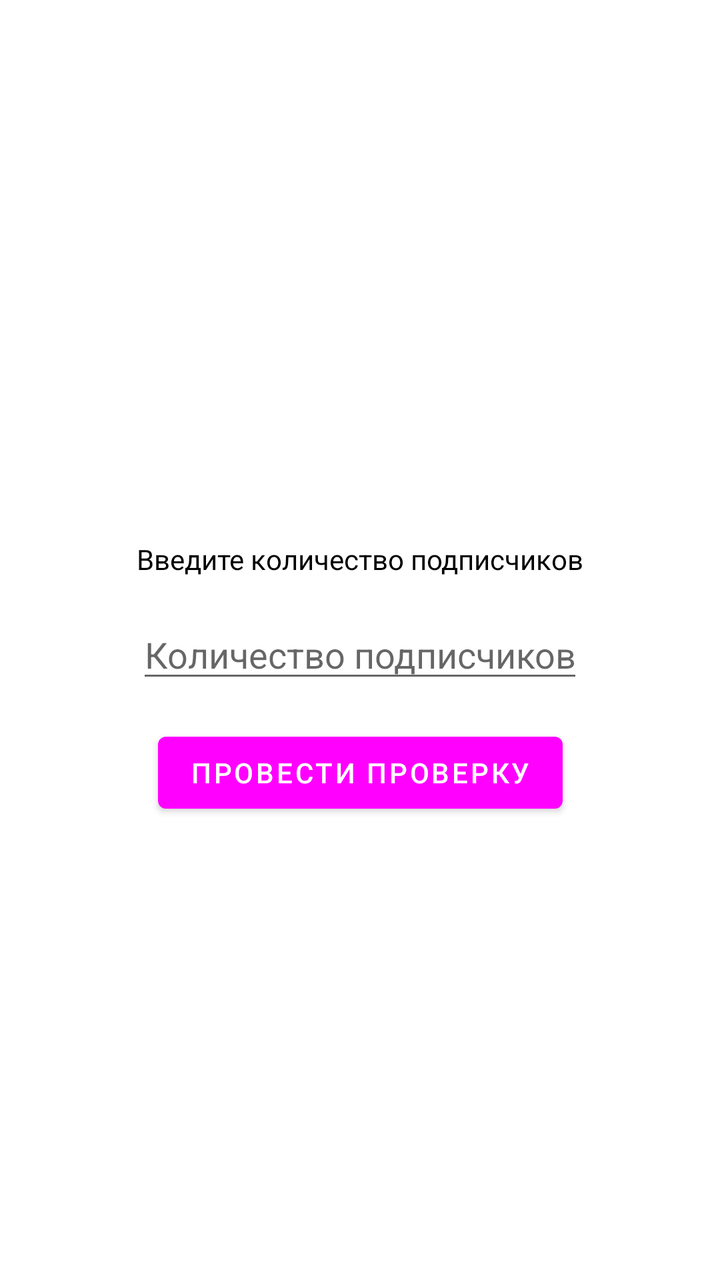
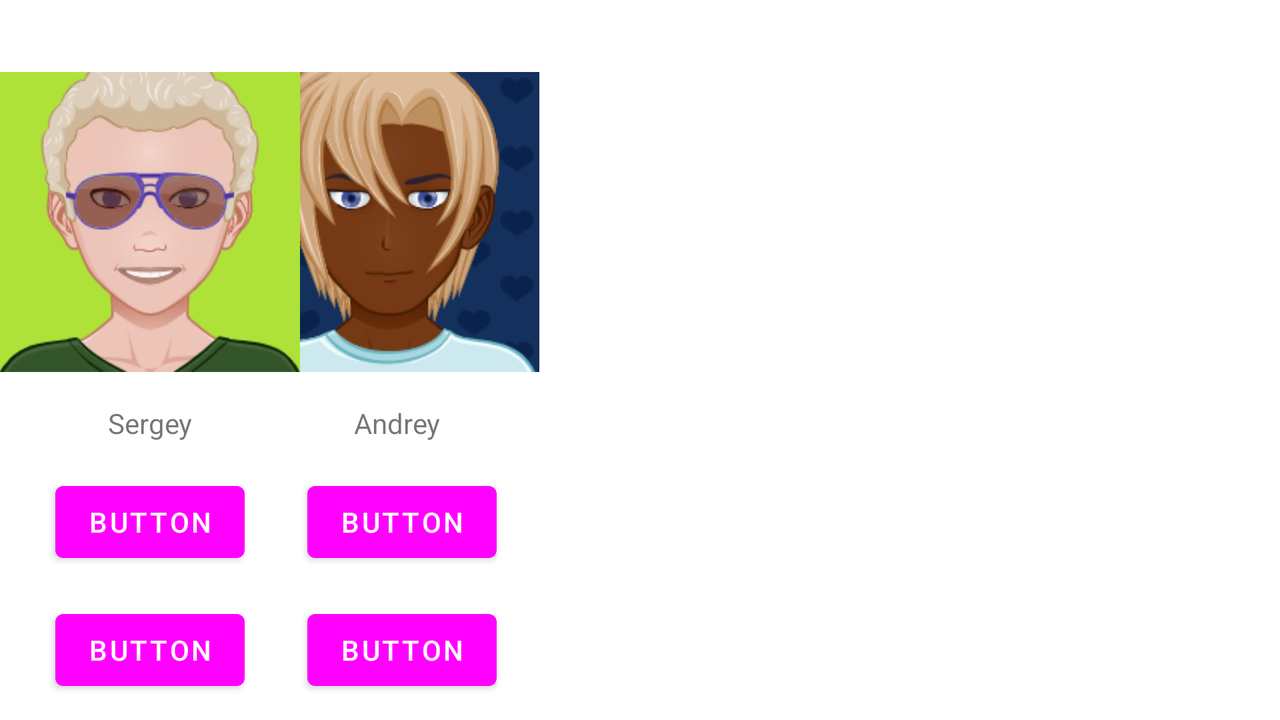

Two renders of one Android screen. The first uses the default layout on a phone; the second uses the alternative layout the repository ships for a different screen configuration, on a matching device. The two XML files are below.
<!-- AndroidManifest.xml: application theme Theme.Test_app -->
<!-- res/layout/activity_main.xml -->
<?xml version="1.0" encoding="utf-8"?>
<androidx.constraintlayout.widget.ConstraintLayout xmlns:android="http://schemas.android.com/apk/res/android"
    xmlns:app="http://schemas.android.com/apk/res-auto"
    xmlns:tools="http://schemas.android.com/tools"
    android:layout_width="match_parent"
    android:layout_height="match_parent"
    tools:context=".MainActivity">

    <TextView
        android:id="@+id/textView2"
        android:layout_width="wrap_content"
        android:layout_height="wrap_content"
        android:layout_marginTop="270dp"
        android:text="Введите количество подписчиков"
        android:textColor="@color/black"
        app:layout_constraintEnd_toEndOf="parent"
        app:layout_constraintStart_toStartOf="parent"
        app:layout_constraintTop_toTopOf="parent" />

    <EditText
        android:id="@+id/edValue"
        android:layout_width="0dp"
        android:layout_height="wrap_content"
        android:layout_marginTop="16dp"
        android:ems="10"
        android:hint="Количество подписчиков"
        android:inputType="number"
        app:layout_constraintEnd_toEndOf="@+id/textView2"
        app:layout_constraintStart_toStartOf="@+id/textView2"
        app:layout_constraintTop_toBottomOf="@+id/textView2" />

    <TextView
        android:id="@+id/tvResult"
        android:layout_width="0dp"
        android:layout_height="wrap_content"
        android:layout_marginTop="16dp"
        android:gravity="center"
        android:text="Result"
        android:textColor="@color/purple_700"
        android:visibility="gone"
        app:layout_constraintEnd_toEndOf="@+id/edValue"
        app:layout_constraintStart_toStartOf="@+id/edValue"
        app:layout_constraintTop_toBottomOf="@+id/edValue" />

    <Button
        android:id="@+id/btResult"
        android:layout_width="wrap_content"
        android:layout_height="wrap_content"
        android:layout_marginTop="16dp"
        android:text="провести проверку"
        app:layout_constraintEnd_toEndOf="@+id/tvResult"
        app:layout_constraintStart_toStartOf="@+id/tvResult"
        app:layout_constraintTop_toBottomOf="@+id/tvResult" />
</androidx.constraintlayout.widget.ConstraintLayout>
<!-- resources referenced by this layout -->
<resources>
  <style name="Theme.Test_app" parent="Theme.MaterialComponents.DayNight.DarkActionBar">
          
          <item name="colorPrimary">@color/grey</item>
          <item name="colorPrimaryVariant">@color/grey</item>
          <item name="colorOnPrimary">@color/white</item>
          
          <item name="colorSecondary">@color/teal_200</item>
          <item name="colorSecondaryVariant">@color/teal_700</item>
          <item name="colorOnSecondary">@color/black</item>
          
          <item name="android:statusBarColor" tools:targetApi="l">?attr/colorPrimaryVariant</item>
          
      </style>
</resources>
<!-- res/layout-land/activity_main.xml (the repository's variant of the layout above) -->
<!-- drawn on the phone turned sideways -->
<?xml version="1.0" encoding="utf-8"?>
<androidx.constraintlayout.widget.ConstraintLayout xmlns:android="http://schemas.android.com/apk/res/android"
    xmlns:app="http://schemas.android.com/apk/res-auto"
    xmlns:tools="http://schemas.android.com/tools"
    android:layout_width="match_parent"
    android:layout_height="match_parent"
    tools:context=".MainActivity">

    <ImageView
        android:id="@+id/imageView"
        android:layout_width="150dp"
        android:layout_height="150dp"
        android:layout_marginTop="36dp"
        app:layout_constraintEnd_toEndOf="parent"
        app:layout_constraintHorizontal_bias="0.244"
        app:layout_constraintStart_toStartOf="parent"
        app:layout_constraintTop_toTopOf="parent"
        app:srcCompat="@drawable/first" />

    <TextView
        android:id="@+id/textView"
        android:layout_width="wrap_content"
        android:layout_height="wrap_content"
        android:layout_marginTop="16dp"
        android:text="Andrey"
        app:layout_constraintEnd_toEndOf="@+id/imageView"
        app:layout_constraintHorizontal_bias="0.537"
        app:layout_constraintStart_toStartOf="@+id/imageView"
        app:layout_constraintTop_toBottomOf="@+id/imageView" />

    <Button
        android:id="@+id/button2"
        android:layout_width="wrap_content"
        android:layout_height="wrap_content"
        android:layout_marginTop="16dp"
        android:text="Button"
        app:layout_constraintEnd_toEndOf="@+id/button"
        app:layout_constraintHorizontal_bias="0.0"
        app:layout_constraintStart_toStartOf="@+id/button"
        app:layout_constraintTop_toBottomOf="@+id/button" />

    <Button
        android:id="@+id/button"
        android:layout_width="wrap_content"
        android:layout_height="wrap_content"
        android:layout_marginTop="16dp"
        android:text="Button"
        app:layout_constraintEnd_toEndOf="@+id/textView"
        app:layout_constraintHorizontal_bias="0.46"
        app:layout_constraintStart_toStartOf="@+id/textView"
        app:layout_constraintTop_toBottomOf="@+id/textView" />

    <ImageView
        android:id="@+id/imageView2"
        android:layout_width="150dp"
        android:layout_height="150dp"
        app:layout_constraintTop_toTopOf="@+id/imageView"
        app:srcCompat="@drawable/third"
        tools:ignore="MissingConstraints"
        tools:layout_editor_absoluteX="470dp" />

    <TextView
        android:id="@+id/textView2"
        android:layout_width="wrap_content"
        android:layout_height="wrap_content"
        android:layout_marginTop="16dp"
        android:text="Sergey"
        app:layout_constraintEnd_toEndOf="@+id/imageView2"
        app:layout_constraintStart_toStartOf="@+id/imageView2"
        app:layout_constraintTop_toBottomOf="@+id/imageView2" />

    <Button
        android:id="@+id/button3"
        android:layout_width="wrap_content"
        android:layout_height="wrap_content"
        android:layout_marginTop="16dp"
        android:text="Button"
        app:layout_constraintEnd_toEndOf="@+id/imageView2"
        app:layout_constraintStart_toStartOf="@+id/imageView2"
        app:layout_constraintTop_toBottomOf="@+id/textView2" />

    <Button
        android:id="@+id/button4"
        android:layout_width="wrap_content"
        android:layout_height="wrap_content"
        android:layout_marginTop="16dp"
        android:text="Button"
        app:layout_constraintEnd_toEndOf="@+id/button3"
        app:layout_constraintStart_toStartOf="@+id/button3"
        app:layout_constraintTop_toBottomOf="@+id/button3" />
</androidx.constraintlayout.widget.ConstraintLayout>
<!-- resources referenced by the variant -->
<!-- as the phone turned sideways resolves them -->
<resources>
  <!-- drawable first: png bitmap (drawable, 42513 bytes) -->
  <!-- drawable third: png bitmap (drawable, 31578 bytes) -->
  <style name="Theme.Test_app" parent="Theme.MaterialComponents.DayNight.DarkActionBar">
          
          <item name="colorPrimary">@color/grey</item>
          <item name="colorPrimaryVariant">@color/grey</item>
          <item name="colorOnPrimary">@color/white</item>
          
          <item name="colorSecondary">@color/teal_200</item>
          <item name="colorSecondaryVariant">@color/teal_700</item>
          <item name="colorOnSecondary">@color/black</item>
          
          <item name="android:statusBarColor" tools:targetApi="l">?attr/colorPrimaryVariant</item>
          
      </style>
</resources>
